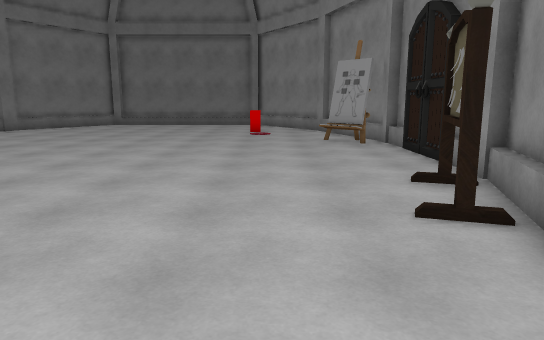
view 1 (above)

15 first-person views from a walk through a Unity game level. The camera is 1.5 m above the floor, tilts 10° down and sees 70° across. The floor is counted in squares, 1 m on a side. Each view is taken from the middle of a square. On the plan, view 1 faces up. The plan holds only what a view shows up to about 17 squares ahead; the rest is blank. The player is left out. Door leaves are left out, so doorways stand open.

view 2
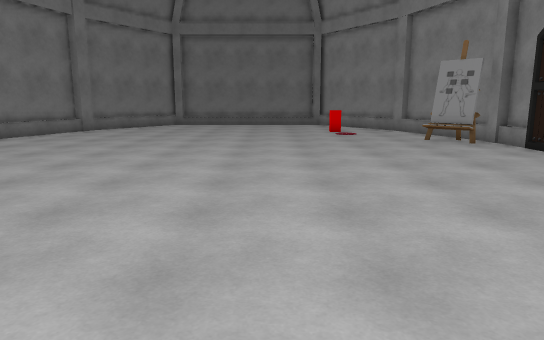

view 3
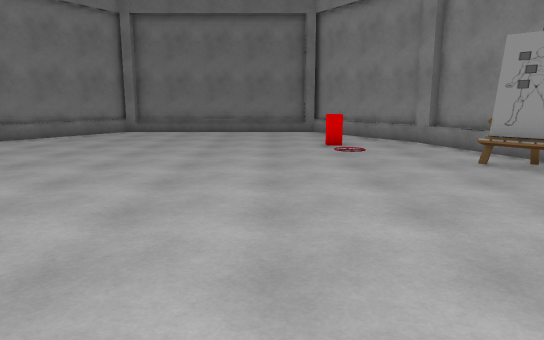

view 4
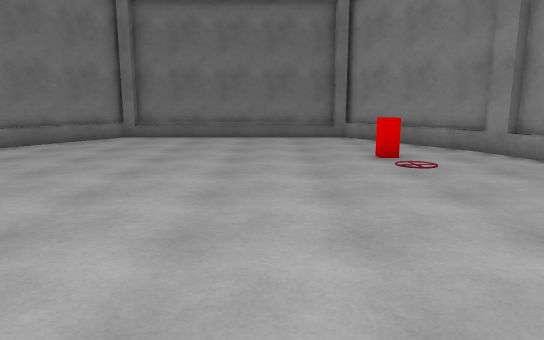

view 5
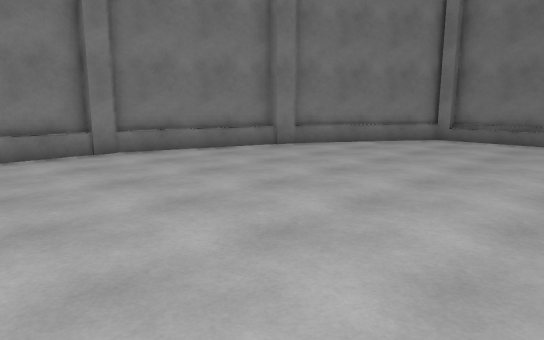

view 6
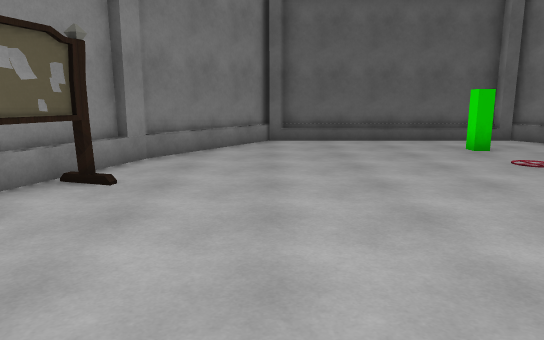

view 7
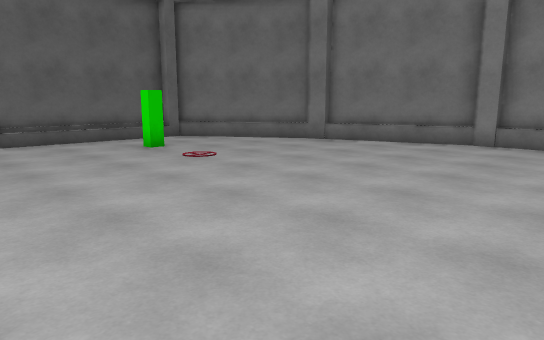

view 8
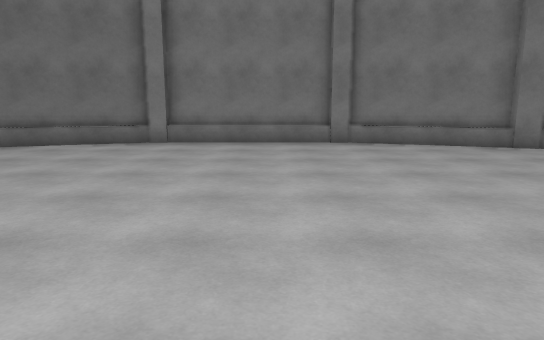

view 9
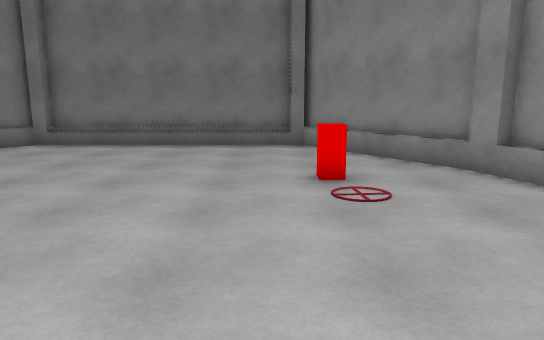

view 10
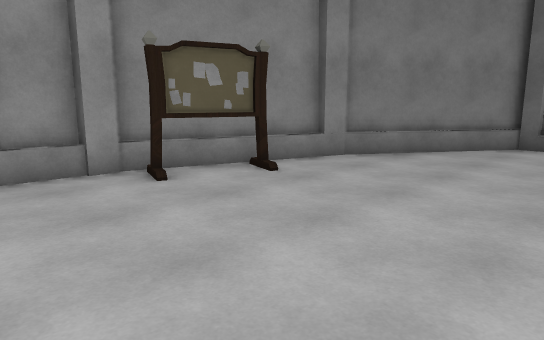

view 11
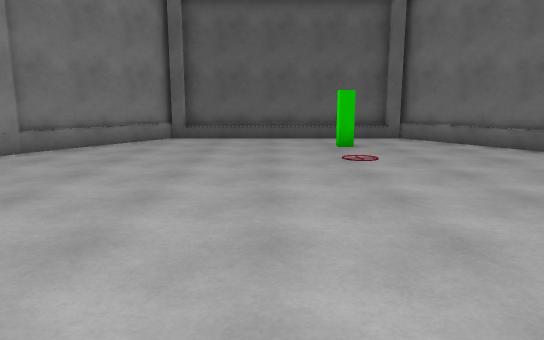

view 12
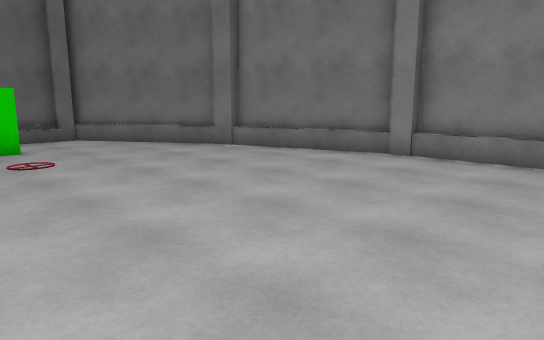

view 13
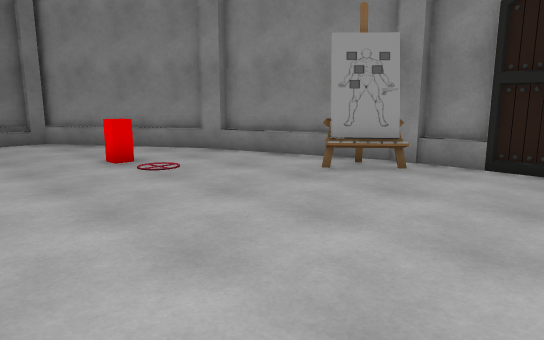

view 14
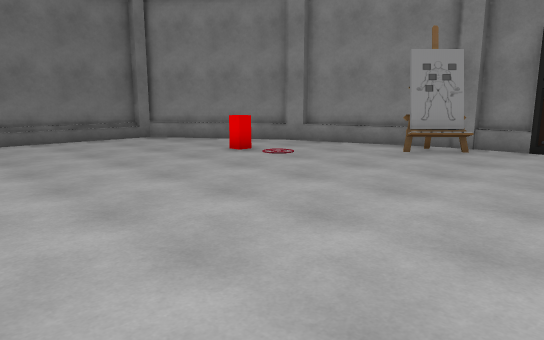

view 15
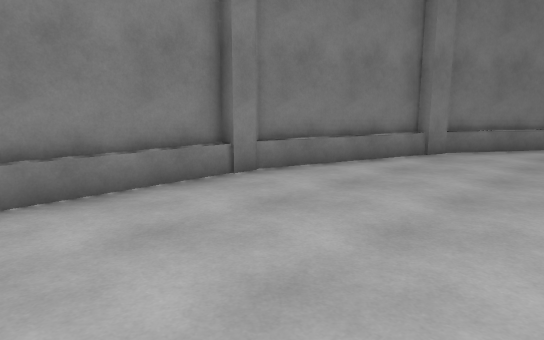

### Floor plan
Points are (right, up) in squares from view 1. A wall is a line through its corners. A room is listed if a view was taken in it or the views show most of it. See-through windows are left out.
Room 1 (views 1, 2, 3, 4, 5, 6, 7, 8, 9, 10, 11, 12, 13, 14, 15)
walls: (1.9, 15) (2.5, 15.6); (-15.2, 14.2) (-15.7, 14.2) (-15.7, 8.2) (-15.2, 8.1); (3.4, 14.1) (2.2, 15.5); (-15.4, 7.5) (-13.4, 1.6); (-15.3, 14.9) (-15.3, 7.4); (4.1, 12.6) (4.1, 14.9); (-15.7, 7.4) (-14, 2.2); (2.4, 4.7) (3.2, 7.2); (4.1, 8.1) (4.5, 8.1) (4.5, 9.6); (4.5, 12.6) (4.5, 14.1); (4.1, 7.5) (4.1, 9.6); (4.2, 14.8) (2.3, 20.6); (-7.8, 0.1) (-7.2, 0.1) (-7.2, -0.5); (4.4, 15.2) (2.9, 19.9); (-14, 19.9) (-15.7, 14.9); (-13.5, 20.6) (-15.4, 14.8); (-13.7, 1.5) (-10.3, -3.4); (2.8, 2.3) (4.5, 7.5); (2.3, 1.6) (4.1, 7.2); (2.5, 20.7) (-0.9, 25.8); (-9.8, -3) (-9.8, -3.6) (-1.4, -3.6) (-1.4, -3) (-0.8, -3); (-10.3, -3) (-9.5, -3); (-9.8, 25.5) (-10.2, 25.5); (-0.9, -3.5) (2.5, 1.5); (-0.9, 25.5) (-1.4, 25.5); (-10.3, 25.8) (-13.7, 20.7); (-1.4, 25.8) (-9.8, 25.8)
low walls: (2.9, 13.9) (1.9, 15); (-13.5, 1.7) (-10.3, -3); (2.4, 20.5) (-0.9, 25.5); (-0.8, -3) (2.3, 1.8); (-10.2, 25.5) (-13.5, 20.6)
objects: red block (-1, 20); other object (4, 10) to (4, 12)

Positions as (right, up) in squares from view 1, and headings:
1: (0, 0), facing up
2: (-4, 0), facing up
3: (-3, 6), facing up
4: (-4, 9), facing up
5: (-4, 10), facing up-left
6: (-1, 12), facing down
7: (-1, 12), facing down-left
8: (-1, 12), facing left
9: (-2, 12), facing up
10: (-4, 11), facing down-right
11: (-5, 13), facing down
12: (-5, 13), facing down-left
13: (-5, 10), facing up-right
14: (-9, 10), facing up-right
15: (-9, 9), facing up-left
